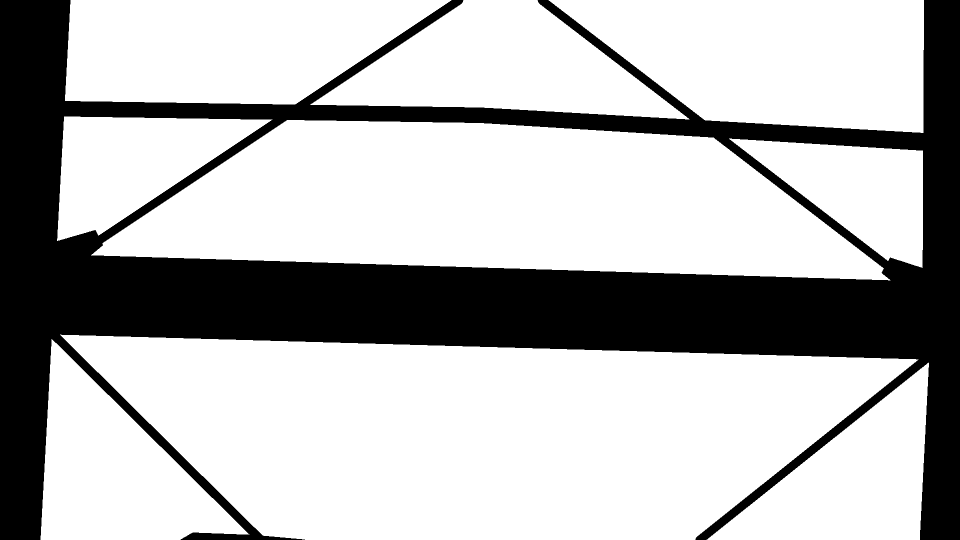
#> input picture label_maker/metal_mask_v2.png, 1920 x 1080 px (shown at 1/2 size)
$ python -i label_gen.py   (imports and definitions only)
#> lines starting #> are read from the running program, lines starting #| are printed output that depends on the picture; after the words box and inside, x2 and y2 are one past the last pixel; in counts of white or black regions, pixels touching at a corner belong together
#> further down, picture is the input picture: shape (1080, 1920, 3); 71.8% white; 1 black region, box (x1, y1, x2, y2) and area: (0, 0, 1920, 1080) 584127
import os
from datetime import date, timedelta

import cv2
import numpy as np
import pandas as pd
from tqdm import tqdm


# [23 lines left out: functions list_images_for_date, create_data_list, compute_date_avg_img, not called in this run]


def remove_metal_grate(img):
	result = cv2.cvtColor(img, cv2.COLOR_BGR2GRAY)
	t = cv2.adaptiveThreshold(result, 255, cv2.ADAPTIVE_THRESH_GAUSSIAN_C, cv2.THRESH_BINARY, 11, 2)
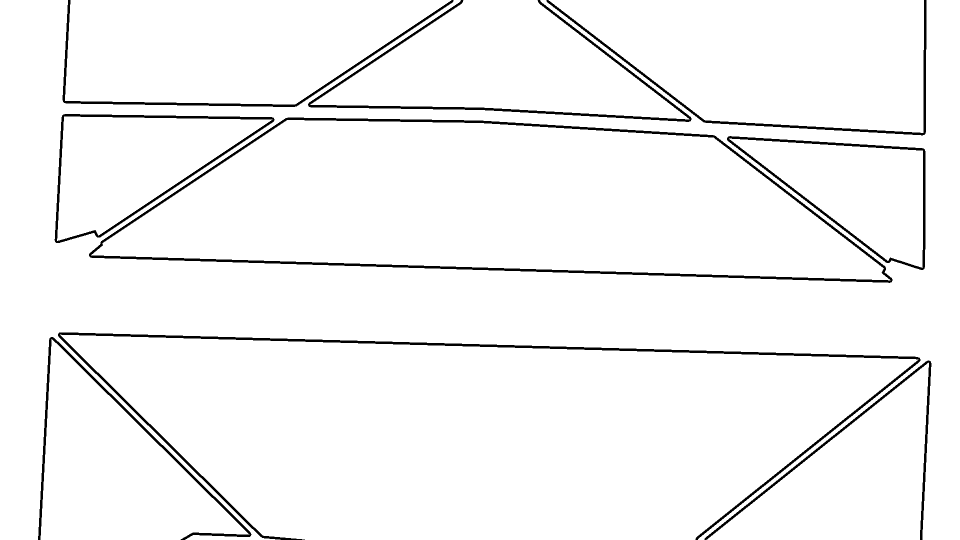
#> t: shape (1080, 1920) (shown at 1/2 size); 96.6% white; 9 black regions, largest, box (x1, y1, x2, y2) and area: (178, 235, 1785, 566) 16713, (116, 665, 1841, 1080) 14504, (616, 0, 1383, 244) 7410
	result = cv2.inpaint(img, t, 3, cv2.INPAINT_TELEA)
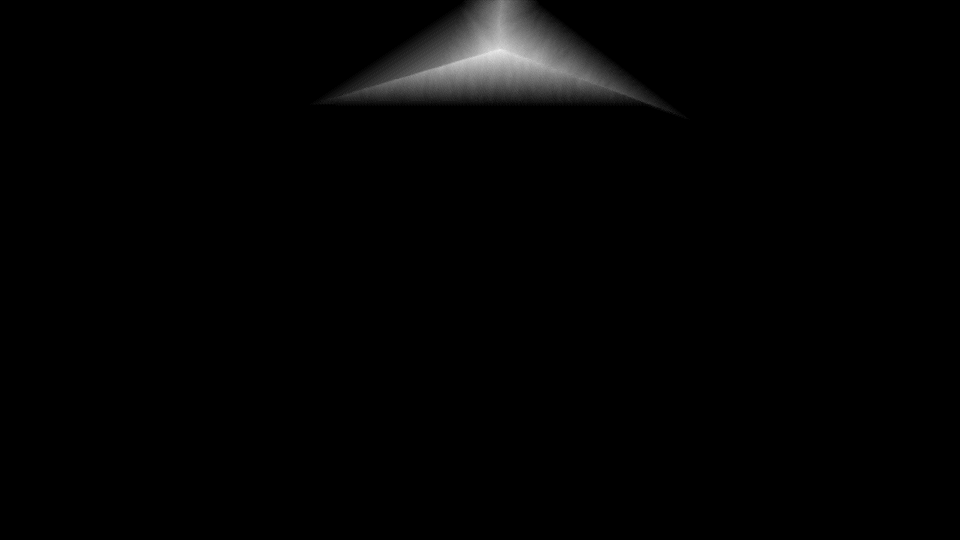
#> result: shape (1080, 1920, 3) (shown at 1/2 size); min 0, max 18, mean 0.246; drawn with min black and max white
	return result


# [35 lines left out: functions denoise_to_binary, create_label_for_date, save_label, generate_labels, not called in this run]


# [18 lines not run here, left out]

>>> import cv2
>>> picture = cv2.imread('metal_mask_v2.png')
>>> result = remove_metal_grate(picture)
